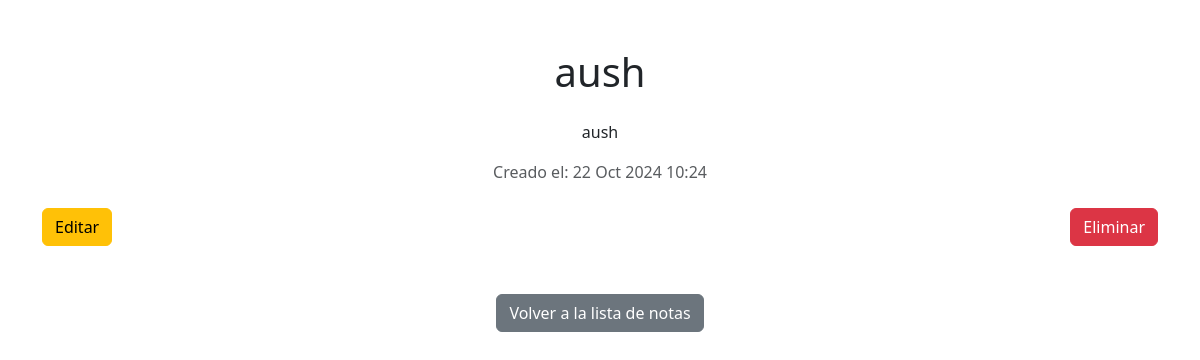
Before: /notes_HernandezVivas/16/ with the older database file.
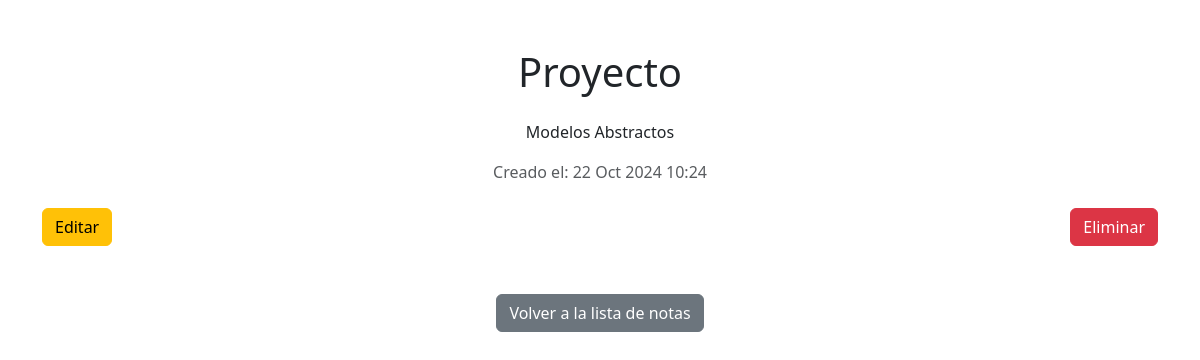
After: the same page with the newer database file.
### notes_HernandezVivas/models.py (models this page shows, shortened)
class Note(models.Model):
    user = models.ForeignKey(User, on_delete=models.CASCADE, related_name='notes')
    title = models.CharField(max_length=200)
    content = models.TextField()
    creation_date = models.DateTimeField(auto_now_add=True)

### notes_HernandezVivas/views.py (the view)
# urls.py: path('<int:pk>/', DetailNotaView.as_view(), name='detail'),
class DetailNotaView(DetailView):
    template_name = 'notes/note_detail_HernandezVivas.html'
    model = Note

### templates/notes/note_detail_HernandezVivas.html (shortened to what this page needs)
<!DOCTYPE html>
<html lang="en">
<head>
    <link href="https://cdn.jsdelivr.net/npm/bootstrap@5.3.0-alpha3/dist/css/bootstrap.min.css" rel="stylesheet">
</head>
<body>
    <div class="container my-5">
        <h1 class="text-center">{{ object.title }}</h1>
        <p class="mt-4 text-center">{{ object.content }}</p>
        <p class="text-muted text-center">Creado el: {{ object.creation_date|date:"d M Y H:i" }}</p>
        <div class="d-flex justify-content-between mt-4">
            <a href="{% url 'edit' object.id %}" class="btn btn-warning">Editar</a>
            <a href="{% url 'delete' object.id %}" class="btn btn-danger">Eliminar</a>
        </div>
        <div class="text-center mt-5">
            <a href="{% url 'home' %}" class="btn btn-secondary">Volver a la lista de notas</a>
        </div>
    </div>
</body>
</html>

Changed rows visible on the page:
changed Note: title "aush" → "Proyecto"; content "aush" → "Modelos Abstractos"
